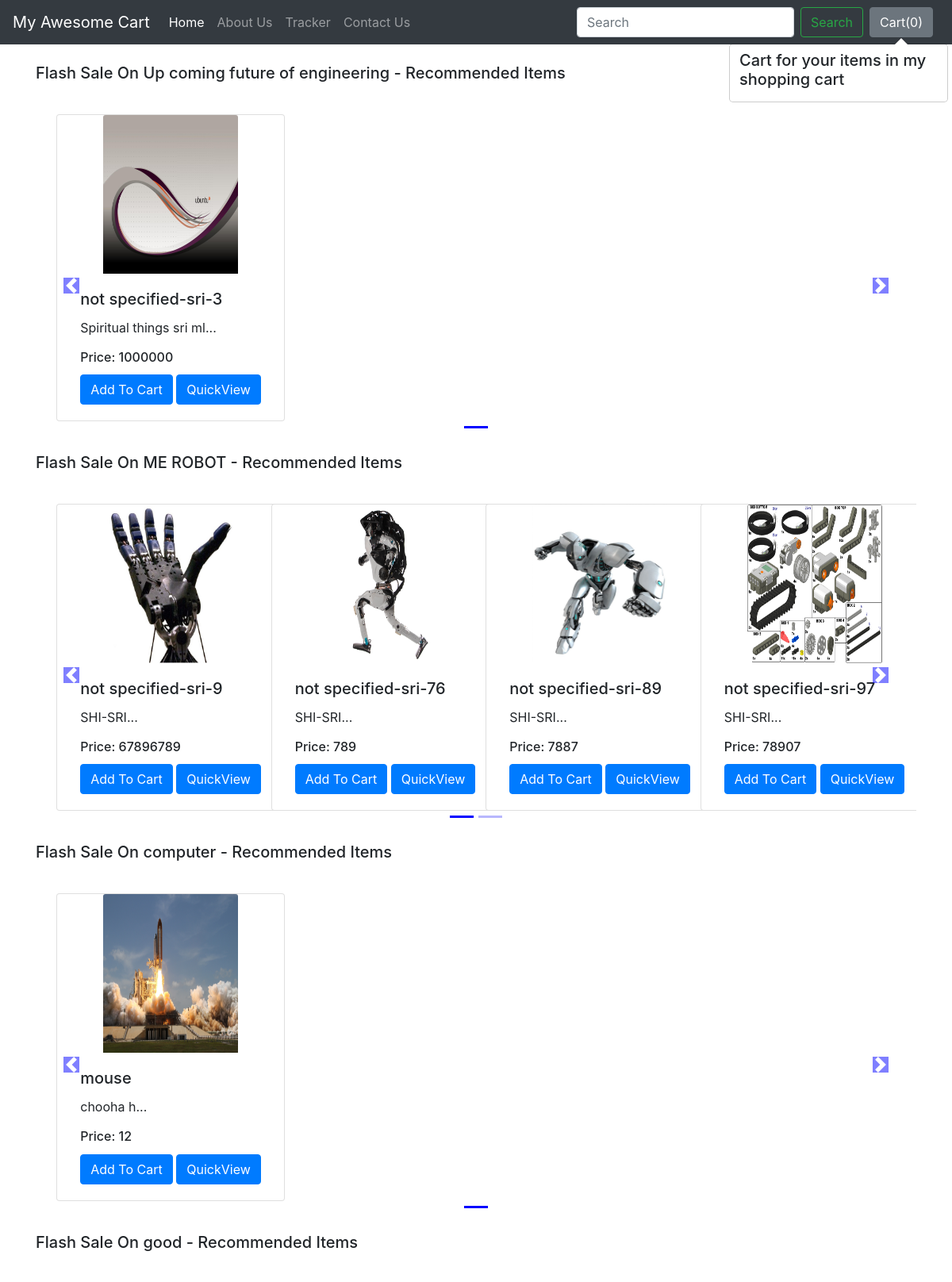
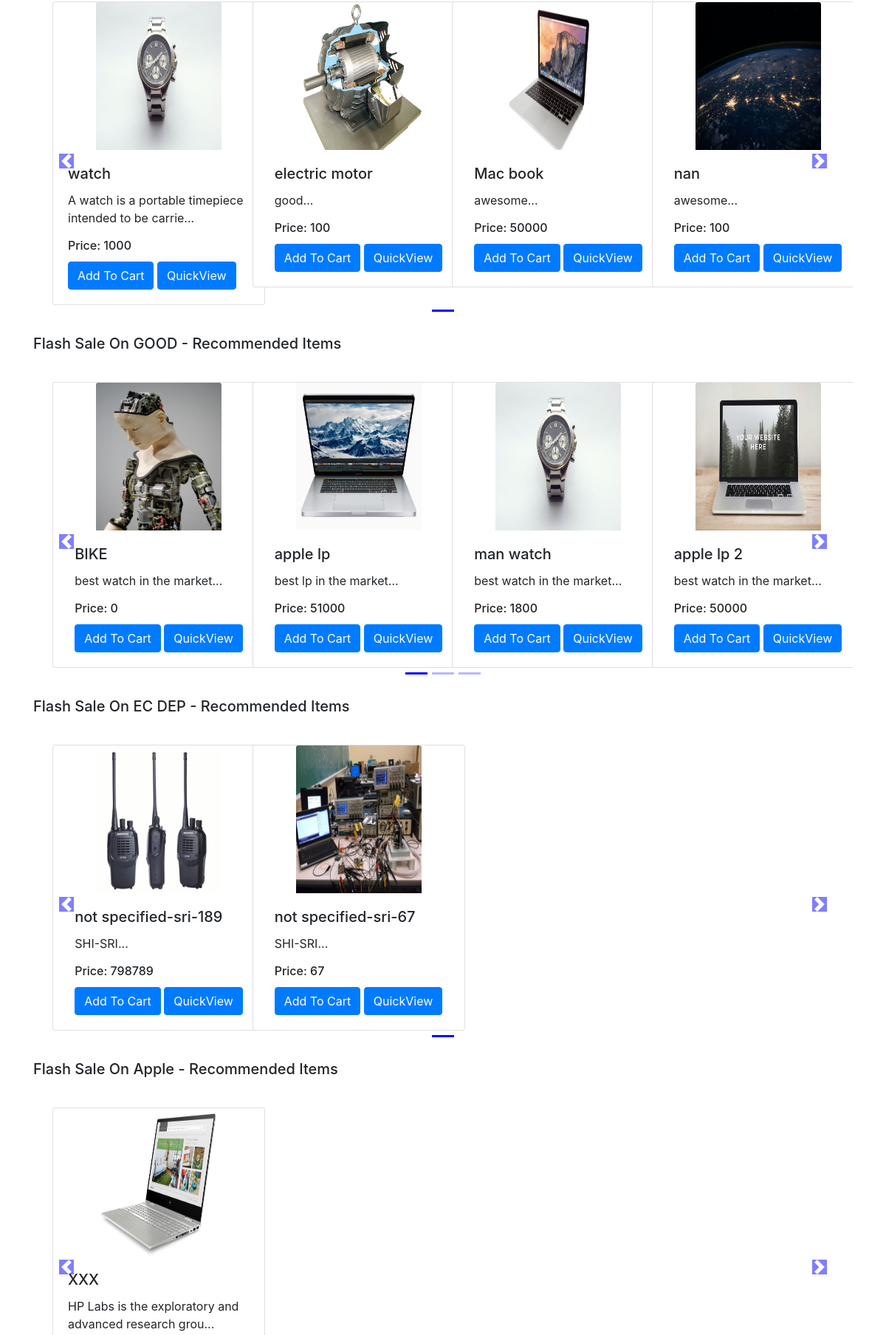
The app's page /shop/ (upper part) with its own data (2 pictures, top to bottom).
### shop/models.py (models this page shows, shortened)
class Product(models.Model):
    product_id = models.AutoField
    product_name = models.CharField(max_length=50)
    category = models.CharField(max_length=50, default="")
    subcategory = models.CharField(max_length=50, default="")
    price = models.IntegerField(default=0)
    desc = models.CharField(max_length=300)
    pub_date = models.DateField()
    image = models.ImageField(upload_to='shop/images', default="")

### shop/views.py (the view)
# urls.py: path("", views.index, name="blogHome"),
def index(request):
    allProds = []
    catprods = Product.objects.values('category', 'id')
    cats = {item['category'] for item in catprods}
    for cat in cats:
        prod = Product.objects.filter(category=cat)
        n = len(prod)
        nSlides = n // 4 + ceil((n / 4) - (n // 4))
        allProds.append([prod, range(1, nSlides), nSlides])
    params = {'allProds':allProds}
    return render(request, 'shop/index.html', params)

### shop/templates/shop/index.html (shortened to what this page needs)
{% extends 'shop/basic.html' %}
{% block body %}
{% load static %}
<div class="container">
    {% for product, range, nSlides in allProds %}
    <h5 class="my-4">Flash Sale On {{product.0.category}} - Recommended Items</h5>
    <div class="row">
        <div id="demo{{forloop.counter}}" class="col carousel slide my-3" data-ride="carousel">
            <ul class="carousel-indicators">
                <li data-target="#demo{{forloop.counter}}" data-slide-to="0" class="active"></li>
                {% for i in range %}
                <li data-target="#demo{{forloop.parentloop.counter}}" data-slide-to="{{i}}"></li>
                {% endfor %}
            </ul>
            <div class="container carousel-inner no-padding">
                <div class="carousel-item active">
                    {% for i in product %}
                    <div class="col-xs-3 col-sm-3 col-md-3">
                        <div class="card align-items-center" style="width: 18rem;">
                            <img src='/media/{{i.image}}' class="card-img-top" alt="...">
                            <div class="card-body">
                                <h5 class="card-title" id="namepr{{i.id}}">{{i.product_name}}</h5>
                                <p class="card-text">{{i.desc|slice:"0:53"}}...</p>
                                <h6 class="card-title" >Price: <span id="pricepr{{i.id}}">{{i.price}}</span></h6>
                                <span id="divpr{{i.id}}" class="divpr">
                                    <button id="pr{{i.id}}" class="btn btn-primary cart">Add To Cart</button>
                                </span>
                                <a href="/shop/products/{{i.id}}"><button id="qv{{i.id}}" class="btn btn-primary cart">QuickView</button></a>
                            </div>
                        </div>
                    </div>
                    {% if forloop.counter|divisibleby:4 and forloop.counter > 0 and not forloop.last %}
                </div>
                <div class="carousel-item">
                    {% endif %}
                    {% endfor %}
                </div>
            </div>
        </div>
        <a class="carousel-control-prev" href="#demo{{forloop.counter}}" data-slide="prev">
            <span class="carousel-control-prev-icon"></span>
        </a>
        <a class="carousel-control-next" href="#demo{{forloop.counter}}" data-slide="next">
            <span class="carousel-control-next-icon"></span>
        </a>
    </div>
    {% endfor %}
</div>
{% endblock %}

### shop/templates/shop/basic.html (shortened to what this page needs)
<!doctype html>
<html lang="en">
  <head>
    <link rel="stylesheet" href="https://stackpath.bootstrapcdn.com/bootstrap/4.2.1/css/bootstrap.min.css">
  </head>
  <body>
    <nav class="navbar navbar-expand-lg navbar-dark bg-dark">
  <a class="navbar-brand" href="/shop">My Awesome Cart</a>
  <div class="collapse navbar-collapse" id="navbarSupportedContent">
    <ul class="navbar-nav mr-auto">
      <li class="nav-item active">
        <a class="nav-link" href="/shop">Home <span class="sr-only">(current)</span></a>
      </li>
      <li class="nav-item">
        <a class="nav-link" href="/shop/about">About Us</a>
      </li>
      <li class="nav-item">
        <a class="nav-link" href="/shop/tracker">Tracker</a>
      </li>
      <li class="nav-item">
        <a class="nav-link" href="/shop/contact">Contact Us</a>
      </li>
    </ul>
    <form class="form-inline my-2 my-lg-0">
      <input class="form-control mr-sm-2" type="search" placeholder="Search" aria-label="Search">
      <button class="btn btn-outline-success my-2 my-sm-0" type="submit">Search</button>
    </form>
    <button type="button" class="btn btn-secondary mx-2" id="popcart" data-container="body" data-toggle="popover" data-placement="bottom" data-html="true" data-content="Vivamus
sagittis lacus vel augue laoreet rutrum faucibus.">
  Cart(<span id="cart">0</span>)
</button>
  </div>
</nav>
  {% block body %} {% endblock %}
  </body>
</html>

### records on screen
Product: category "Up coming future of engineering", image (picture), product_name "not specified-sri-3", desc "Spiritual things sri ml", price "1000000"
Product: category "ME ROBOT", image (picture), product_name "not specified-sri-9", desc "SHI-SRI", price "67896789"
Product: image (picture), product_name "not specified-sri-76", desc "SHI-SRI", price "789"
Product: image (picture), product_name "not specified-sri-89", desc "SHI-SRI", price "7887"
Product: image (picture), product_name "not specified-sri-97", desc "SHI-SRI", price "78907"
Product: category "computer", image (picture), product_name "mouse", desc "chooha h", price "12"
Product: category "good", image (picture), product_name "watch", desc "A watch is a portable timepiece intended to be carrie", price "1000"
Product: image (picture), product_name "electric motor", desc "good", price "100"
Product: image (picture), product_name "Mac book", desc "awesome", price "50000"
Product: image (picture), product_name "nan", desc "awesome", price "100"
Product: category "GOOD", image (picture), product_name "BIKE", desc "best watch in the market", price "0"
Product: image (picture), product_name "apple lp", desc "best lp in the market", price "51000"
Product: image (picture), product_name "man watch", desc "best watch in the market", price "1800"
Product: image (picture), product_name "apple lp 2", desc "best watch in the market", price "50000"
Product: category "EC DEP", image (picture), product_name "not specified-sri-189", desc "SHI-SRI", price "798789"
Product: image (picture), product_name "not specified-sri-67", desc "SHI-SRI", price "67"
Product: category "Apple", image (picture), product_name "XXX", desc "HP Labs is the exploratory and advanced research grou"
